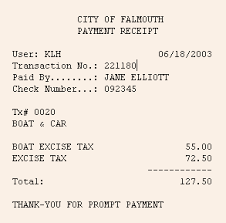
#> input picture backend/sample.png, 226 x 223 px
$ python demo.py
#> lines starting #> are read from the running program, lines starting #| are printed output that depends on the picture; after the words box and inside, x2 and y2 are one past the last pixel; in counts of white or black regions, pixels touching at a corner belong together
import cv2
import pytesseract
pytesseract.pytesseract.tesseract_cmd = r"C:\Program Files\Tesseract-OCR\tesseract.exe"
from extract_fields import extract_data

# Load image
img = cv2.imread("sample.png")
#> img is the input picture: shape (223, 226, 3); mean B, G, R 222.6, 232.2, 241.7

# Preprocessing
gray = cv2.cvtColor(img, cv2.COLOR_BGR2GRAY)
gray = cv2.equalizeHist(gray)
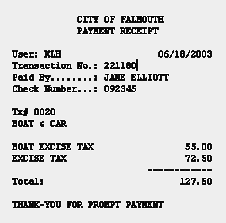
#> gray: shape (223, 226); min 0, max 255, mean 217.4
blur = cv2.GaussianBlur(gray, (3, 3), 0)
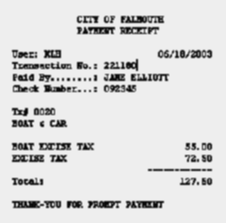
#> blur: shape (223, 226); min 5, max 246, mean 217.4
thresh = cv2.adaptiveThreshold(
    blur, 255,
    cv2.ADAPTIVE_THRESH_GAUSSIAN_C,
    cv2.THRESH_BINARY,
    31, 2
)
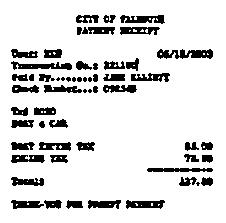
#> thresh: shape (223, 226); 86.8% white; 57 black regions (9 under 20 px), largest, box (x1, y1, x2, y2) and area: (157, 49, 213, 59) 367, (11, 61, 72, 70) 301, (120, 15, 165, 24) 267

# OCR
#> (the run stopped early here; a loop or call above may not have finished)
